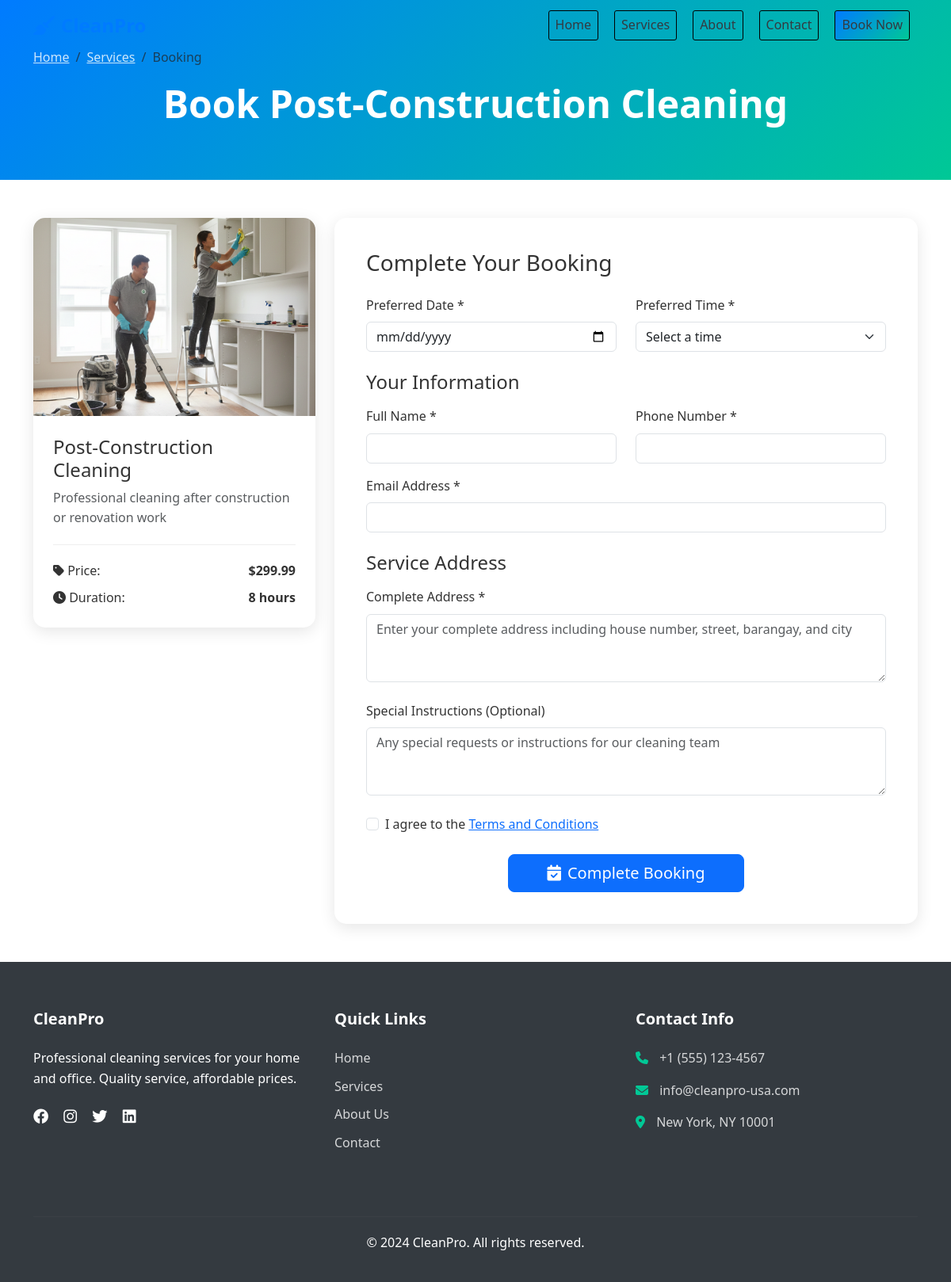
The page /booking/3 on the database its author committed.
### app.py (models this page shows, shortened)
class Service(db.Model):
    id = db.Column(db.Integer, primary_key=True)
    name = db.Column(db.String(100), nullable=False)
    description = db.Column(db.Text, nullable=False)
    price = db.Column(db.Float, nullable=False)
    duration = db.Column(db.Integer, nullable=False)  # in hours
    image = db.Column(db.String(200), default='default.jpg')
    category = db.Column(db.String(50), nullable=False)

### app.py (the view)
@app.route('/booking/<int:service_id>')
def booking(service_id):
    service = Service.query.get_or_404(service_id)
    return render_template('booking.html', service=service)

### templates/booking.html (shortened to what this page needs)
{% extends "base.html" %}
{% block content %}
<section class="booking-header">
    <div class="container">
        <div class="row">
            <div class="col-12">
                <nav aria-label="breadcrumb">
                    <ol class="breadcrumb">
                        <li class="breadcrumb-item"><a href="{{ url_for('index') }}">Home</a></li>
                        <li class="breadcrumb-item"><a href="#services">Services</a></li>
                        <li class="breadcrumb-item active">Booking</li>
                    </ol>
                </nav>
                <h1 class="display-5 fw-bold mt-3 text-center">Book {{ service.name }}</h1>
            </div>
        </div>
    </div>
</section>
<section class="py-5">
    <div class="container">
        <div class="row">
            <div class="col-lg-4 mb-4">
                <div class="service-summary-card">
                    <div class="service-summary-image">
                        <img src="{{ url_for('static', filename='images/service-' + (service.id|string) + '.png') }}" alt="{{ service.name }}" class="img-fluid">
                    </div>
                    <div class="service-summary-body">
                        <h4>{{ service.name }}</h4>
                        <p class="text-muted">{{ service.description }}</p>
                        <div class="service-summary-meta">
                            <div class="d-flex justify-content-between mb-2">
                                <span><i class="fas fa-tag"></i> Price:</span>
                                <strong>${{ "%.2f"|format(service.price) }}</strong>
                            </div>
                            <div class="d-flex justify-content-between">
                                <span><i class="fas fa-clock"></i> Duration:</span>
                                <strong>{{ service.duration }} hours</strong>
                            </div>
                        </div>
                    </div>
                </div>
            </div>
            <div class="col-lg-8">
                <div class="booking-form-card">
                    <h3 class="mb-4">Complete Your Booking</h3>
                    <form method="POST" action="{{ url_for('book') }}" id="bookingForm">
                        <div class="row mb-4">
                            <div class="col-md-6">
                                <label for="date" class="form-label">Preferred Date *</label>
                                <input type="date" class="form-control" id="date" name="date" required>
                            </div>
                            <div class="col-md-6">
                                <label for="time" class="form-label">Preferred Time *</label>
                                <select class="form-select" id="time" name="time" required>
                                    <option value="">Select a time</option>
                                </select>
                            </div>
                        </div>
                        <h4 class="mb-3">Your Information</h4>
                        <div class="row mb-3">
                            <div class="col-md-6">
                                <label for="name" class="form-label">Full Name *</label>
                                <input type="text" class="form-control" id="name" name="name" required>
                            </div>
                            <div class="col-md-6">
                                <label for="phone" class="form-label">Phone Number *</label>
                                <input type="tel" class="form-control" id="phone" name="phone" required>
                            </div>
                        </div>
                        <div class="row mb-4">
                            <div class="col-12">
                                <label for="email" class="form-label">Email Address *</label>
                                <input type="email" class="form-control" id="email" name="email" required>
                            </div>
                        </div>
                        <h4 class="mb-3">Service Address</h4>
                        <div class="mb-4">
                            <label for="address" class="form-label">Complete Address *</label>
                            <textarea class="form-control" id="address" name="address" rows="3" required placeholder="Enter your complete address including house number, street, barangay, and city"></textarea>
                        </div>
                        <div class="mb-4">
                            <label for="instructions" class="form-label">Special Instructions (Optional)</label>
                            <textarea class="form-control" id="instructions" name="instructions" rows="3" placeholder="Any special requests or instructions for our cleaning team"></textarea>
                        </div>
                        <div class="mb-4">
                            <div class="form-check">
                                <input class="form-check-input" type="checkbox" id="terms" required>
                                <label class="form-check-label" for="terms">
                                    I agree to the <a href="#" data-bs-toggle="modal" data-bs-target="#termsModal">Terms and Conditions</a>
                                </label>
                            </div>
                        </div>
                        <div class="text-center">
                            <button type="submit" class="btn btn-primary btn-lg px-5">
                                <i class="fas fa-calendar-check me-2"></i>Complete Booking
                            </button>
                        </div>
                    </form>
                </div>
            </div>
        </div>
    </div>
</section>
{% endblock %}

### static/css/style.css (style rules this page uses)
:root { --primary-color: #007bff; --secondary-color: #6c757d; --success-color: #28a745; --warning-color: #ffc107; --danger-color: #dc3545; --info-color: #17a2b8; --light-color: #f8f9fa; --dark-color: #343a40; --accent-color: #00c896; --gradient-primary: linear-gradient(135deg, #007bff 0%, #00c896 100%); --gradient-secondary: linear-gradient(135deg, #667eea 0%, #764ba2 100%); }
body { font-family: 'Segoe UI', Tahoma, Geneva, Verdana, sans-serif; line-height: 1.6; color: #333; padding-top: 0; }
.booking-header { background: var(--gradient-primary); padding: 60px 0; color: white; }
.booking-header .breadcrumb { background: transparent; padding: 0; }
.booking-header .breadcrumb a { color: rgba(255, 255, 255, 0.8); }
.service-summary-card { background: white; border-radius: 15px; overflow: hidden; box-shadow: 0 5px 20px rgba(0, 0, 0, 0.1); }
.service-summary-image img { width: 100%; height: 250px; object-fit: cover; }
.service-summary-body { padding: 25px; }
.service-summary-meta { margin-top: 20px; padding-top: 20px; border-top: 1px solid #eee; }
.booking-form-card { background: white; padding: 40px; border-radius: 15px; box-shadow: 0 5px 20px rgba(0, 0, 0, 0.1); }

### rows shown on the page
Service: name "Post-Construction Cleaning", description "Professional cleaning after construction or renovation work", price "299.99", duration "8"
